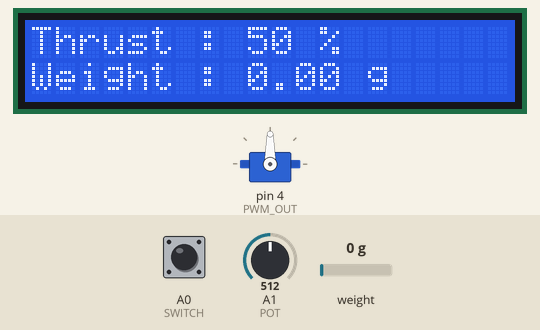
This program was run on a simulated Arduino Uno, built with avr-gcc and run on an emulated ATmega328P. Parts: 20×2 character LCD, servo. Inputs (shaded band) come from the test bench; at power-on: A1 (POT) = 512, A0 (SWITCH) HIGH, weight on the scale 0 g. What the program prints to the serial monitor is not drawn.

Above: at 2.2 s.
2.3 s: A1 (POT) set to 716
At 3.6 s:
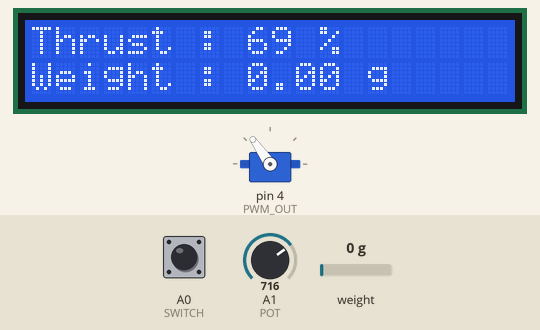
3.9 s: A1 (POT) set to 900
At 4.3 s:
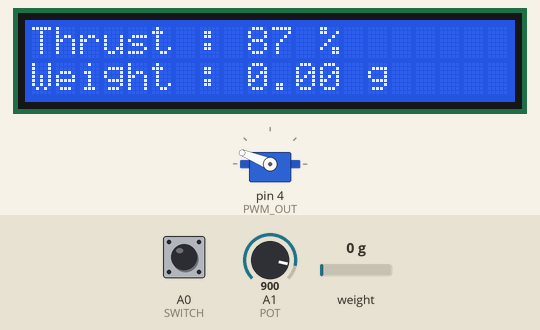
5.5 s: A0 (SWITCH) pulled LOW for 0.25 s
At 5.74 s:
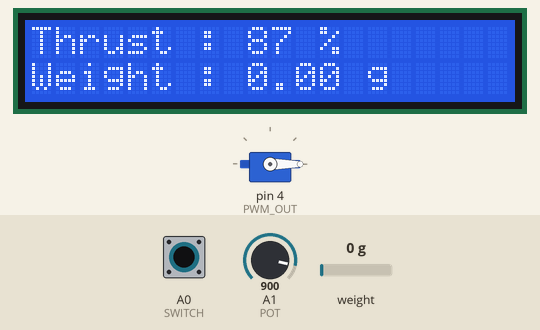
7.3 s: A1 (POT) set to 1023
At 8.0 s:
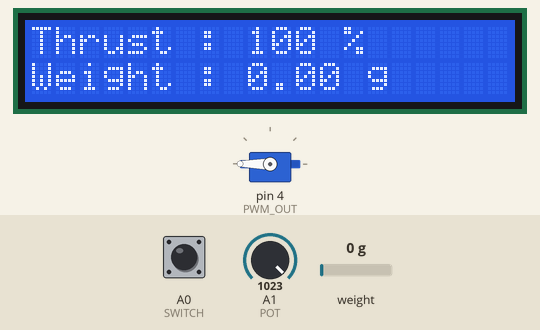
8.9 s: A1 (POT) set to 306
At 10.1 s:
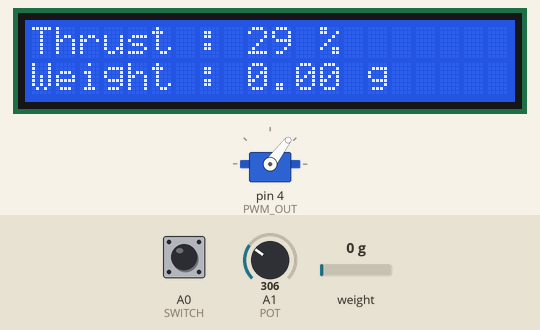
10.5 s: weight on the scale set to 100 g
At 11.5 s:
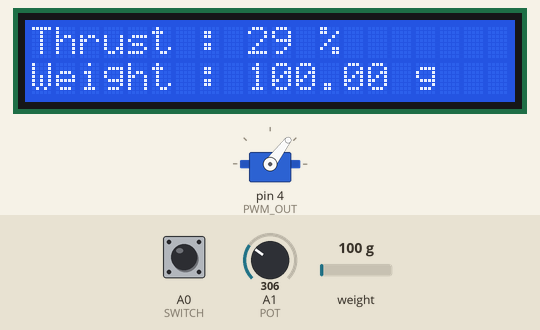
Timing chart, 0 to 13.1 s (numbered marks = the images above; inputs shaded):
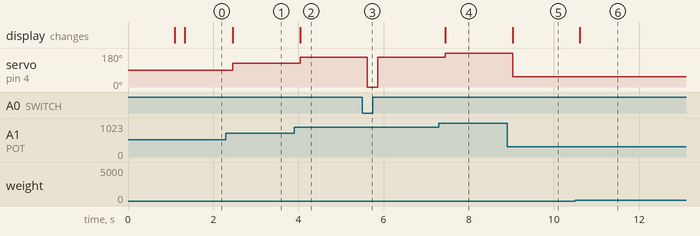

Measured:
- after the input at 2.3 s, servo on pin 4 (PWM_OUT): 90° → 125° after 0.16 s; the display: changes after 0.16 s (image 1)
- after the input at 3.9 s, servo on pin 4 (PWM_OUT): 125° → 158° after 0.15 s; the display: changes after 0.15 s (image 2)
- after the input at 5.5 s, servo on pin 4 (PWM_OUT): 158° → 0° after 0.12 s, → 158° 0.24 s later
- after the input at 7.3 s, servo on pin 4 (PWM_OUT): 158° → 180° after 0.14 s; the display: changes after 0.14 s (image 4)
- after the input at 8.9 s, servo on pin 4 (PWM_OUT): 180° → 53° after 0.14 s; the display: changes after 0.14 s (image 5)
- after the input at 10.5 s, the display: changes after 0.11 s (image 6)

The program:

main.cpp
```cpp
#include <Arduino.h>
#include <HX711.h>
#include <LiquidCrystal_I2C.h>
#include <Servo.h>

#include <main.h>

HX711 loadcell;
LiquidCrystal_I2C lcd(0x27, 20, 2);
Servo esc;

void setup() {
  Serial.begin(115200);
  Serial.println("thrust, weight");
  lcd.init();
  esc.attach(PWM_OUT, 1000, 2000);

  loadcell.begin(DATA_1, CLK_1);
  loadcell.set_scale(91821.00 / 900);
  //91821.00000

  loadcell.tare();

  pinMode(PWM_OUT, OUTPUT);
  pinMode(SWITCH, INPUT_PULLUP);

  lcd.setCursor(0, 0);
  lcd.print("init done.");
  lcd.backlight();

  lcd.setCursor(0, 0);
  lcd.print("Thrust : ");
  lcd.setCursor(0, 1);
  lcd.print("Weight : ");
}

unsigned int pot_value = 0;
double weight = 0;

void loop() {

  pot_value = analogRead(POT);
  if (digitalRead(SWITCH)) {
    esc.write(map(pot_value, 0, 1023, 0, 180));
  } else {
    esc.write(0);
  }

  lcd.setCursor(9, 0);
  lcd.print(map(pot_value, 0, 1023, 0, 100));
  lcd.print(" %     ");

  weight = loadcell.get_units(2);

  lcd.setCursor(9, 1);
  lcd.print(weight);
  lcd.print(" g     ");

  Serial.print(map(pot_value, 0, 1023, 0, 100));
  Serial.print(", ");
  Serial.println(weight, 2);

  delay(5);

}
```

main.h
```cpp
#ifndef MAIN_H
#define MAIN_H

#define LED_MCU 4

#define CLK_1 2
#define CLK_2 6
#define CLK_3 8
#define CLK_4 10

#define DATA_1 3
#define DATA_2 5
#define DATA_3 7
#define DATA_4 9

#define SWITCH  A0
#define POT     A1
#define PWM_OUT 4

const long LOADCELL_OFFSET = 50682624;
const long LOADCELL_DIVIDER = 5895655;


#endif
```
